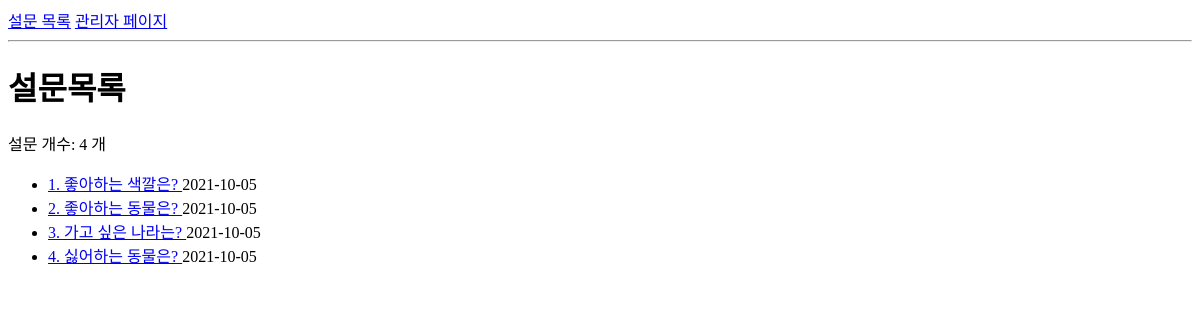
The page /poll/list on the database as committed earlier.
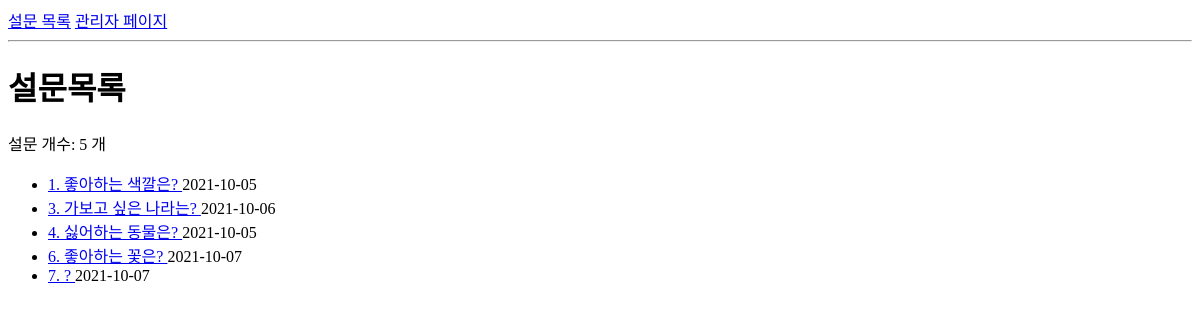
The same page on the database as committed later.
### poll/models.py (models this page shows, shortened)
class Question(models.Model):
    question_text = models.CharField(max_length=200)   # CharField: 문자열(varchar)
    pub_date = models.DateTimeField(auto_now_add=True)   # DateTimeField: 일시타입(Date) - auto_now_add: insert될 때의 일시를 자동으로 등록

### poll/views.py (the view)
# urls.py: path('list', views.list, name='list'),   # poll/list 요청 시 views.list()함수 호출
def list(request):
    q_list = Question.objects.all()   # db에서 전체 설문 데이터를 select
    response = render(request,
                    'poll/list.html',  # 응답 처리할 template 파일 -> poll/templates/poll/list.html
                    {'question_list':q_list})   # template에 전달할 값 (dict)
    return response

### poll/templates/poll/list.html (shortened to what this page needs)
{% extends "layout.html" %}
{% block contents %}
<h1>설문목록</h1>
설문 개수: {{question_list|length}} 개
<ul>
    {% for question in question_list %}
        <li>
            <a href="{% url 'poll:vote_form' question.pk %}">
                {{question.pk}}. {{question.question_text}}
            </a>
            {{question.pub_date|date:'Y-m-d'}} <br>
        </li>
    {% empty %}
        등록된 설문이 없습니다.
    {% endfor%}
</ul>
{% endblock contents %}

### templates/layout.html (shortened to what this page needs)
<!DOCTYPE html>
<html lang="en">
<head>
</head>
<body>
    <a href="{% url 'poll:list' %}">설문 목록</a>
    <a href="/admin">관리자 페이지</a>
    <hr>
    {% block contents %}{% endblock contents %}
</body>
</html>

Rows that differ between the two databases and show on the page:
removed Question: pk "2", question_text "좋아하는 동물은?", pub_date "2021-10-05"
changed Question id 3: question_text "가고 싶은 나라는?" → "가보고 싶은 나라는?"; pub_date "2021-10-05" → "2021-10-06"
added Question: pk "6", question_text "좋아하는 꽃은?", pub_date "2021-10-07"
added Question: pk "7", question_text "?", pub_date "2021-10-07"
Other text that changed with them:
{{ question_list|length }}: "4" → "5"
